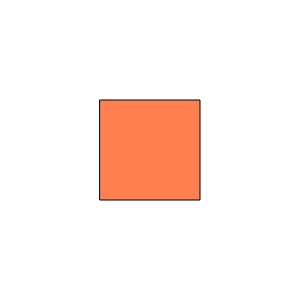
Frame 1 (no input)
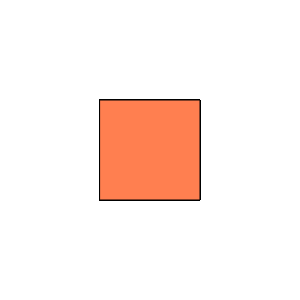
Frame 60 (no input)
Frame 120 (the mouse pressed at the canvas centre since frame 60): identical to frame 60, image omitted

The p5.js sketch that drew these frames (run headless with seeded random() and noise() and a simulated clock; from frame 60 on, the mouse is pressed at the canvas centre):

// p5.js sketch
// ── sketch.js
function setup() {
  // put setup code here
  createCanvas(300,300);
}

function draw() {
  // put drawing code here
  fill('coral');
  rect(100,100,100,100);


}
function mouseReleased(){
  if ((mouseX>100)&&(mouseX <200)&&(mouseY>100)&&(mouseY<200)){
  console.log("beep");
}

}
